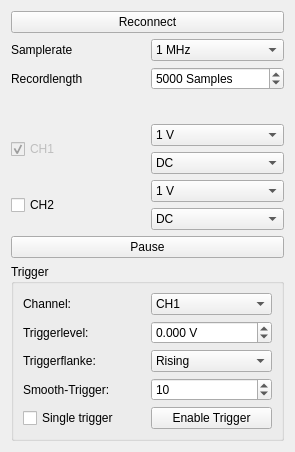
<?xml version="1.0" encoding="UTF-8"?>
<ui version="4.0">
 <class>Form</class>
 <widget class="QWidget" name="Form">
  <property name="geometry">
   <rect>
    <x>0</x>
    <y>0</y>
    <width>295</width>
    <height>452</height>
   </rect>
  </property>
  <property name="windowTitle">
   <string>Form</string>
  </property>
  <layout class="QVBoxLayout" name="verticalLayout_3">
   <item>
    <widget class="QPushButton" name="reconnectButton">
     <property name="text">
      <string>Reconnect</string>
     </property>
    </widget>
   </item>
   <item>
    <layout class="QGridLayout" name="gridLayout">
     <item row="3" column="1">
      <layout class="QVBoxLayout" name="verticalLayout_2">
       <item>
        <widget class="QComboBox" name="channel1VoltPDivComboBox">
         <item>
          <property name="text">
           <string>1 V</string>
          </property>
         </item>
         <item>
          <property name="text">
           <string>2.6 V</string>
          </property>
         </item>
         <item>
          <property name="text">
           <string>5 V</string>
          </property>
         </item>
         <item>
          <property name="text">
           <string>10 V</string>
          </property>
         </item>
        </widget>
       </item>
       <item>
        <widget class="QComboBox" name="channel1ACDCComboBox">
         <item>
          <property name="text">
           <string>DC</string>
          </property>
         </item>
         <item>
          <property name="text">
           <string>AC</string>
          </property>
         </item>
        </widget>
       </item>
      </layout>
     </item>
     <item row="1" column="0">
      <widget class="QLabel" name="label_2">
       <property name="text">
        <string>Recordlength</string>
       </property>
      </widget>
     </item>
     <item row="0" column="0">
      <widget class="QLabel" name="label">
       <property name="text">
        <string>Samplerate</string>
       </property>
      </widget>
     </item>
     <item row="3" column="0">
      <widget class="QCheckBox" name="channel1CheckBox">
       <property name="enabled">
        <bool>false</bool>
       </property>
       <property name="text">
        <string>CH1</string>
       </property>
       <property name="checked">
        <bool>true</bool>
       </property>
      </widget>
     </item>
     <item row="2" column="0">
      <spacer name="verticalSpacer">
       <property name="orientation">
        <enum>Qt::Vertical</enum>
       </property>
       <property name="sizeHint" stdset="0">
        <size>
         <width>20</width>
         <height>40</height>
        </size>
       </property>
      </spacer>
     </item>
     <item row="0" column="1">
      <widget class="QComboBox" name="samplerateComboBox">
       <property name="currentIndex">
        <number>6</number>
       </property>
       <item>
        <property name="text">
         <string>48 MHz</string>
        </property>
       </item>
       <item>
        <property name="text">
         <string>30 MHz</string>
        </property>
       </item>
       <item>
        <property name="text">
         <string>24 MHz</string>
        </property>
       </item>
       <item>
        <property name="text">
         <string>16 MHz</string>
        </property>
       </item>
       <item>
        <property name="text">
         <string>8 MHz</string>
        </property>
       </item>
       <item>
        <property name="text">
         <string>4 MHz</string>
        </property>
       </item>
       <item>
        <property name="text">
         <string>1 MHz</string>
        </property>
       </item>
       <item>
        <property name="text">
         <string>500 kHz</string>
        </property>
       </item>
       <item>
        <property name="text">
         <string>200 kHz</string>
        </property>
       </item>
       <item>
        <property name="text">
         <string>100 kHz</string>
        </property>
       </item>
      </widget>
     </item>
     <item row="4" column="0">
      <widget class="QCheckBox" name="channel2CheckBox">
       <property name="text">
        <string>CH2</string>
       </property>
      </widget>
     </item>
     <item row="4" column="1">
      <layout class="QVBoxLayout" name="verticalLayout">
       <item>
        <widget class="QComboBox" name="channel2VoltPDivComboBox">
         <item>
          <property name="text">
           <string>1 V</string>
          </property>
         </item>
         <item>
          <property name="text">
           <string>2.6 V</string>
          </property>
         </item>
         <item>
          <property name="text">
           <string>5 V</string>
          </property>
         </item>
         <item>
          <property name="text">
           <string>10 V</string>
          </property>
         </item>
        </widget>
       </item>
       <item>
        <widget class="QComboBox" name="channel2ACDCComboBox">
         <item>
          <property name="text">
           <string>DC</string>
          </property>
         </item>
         <item>
          <property name="text">
           <string>AC</string>
          </property>
         </item>
        </widget>
       </item>
      </layout>
     </item>
     <item row="1" column="1">
      <widget class="QSpinBox" name="recordLengthSpinBox">
       <property name="suffix">
        <string> Samples</string>
       </property>
       <property name="maximum">
        <number>200000</number>
       </property>
       <property name="value">
        <number>5000</number>
       </property>
      </widget>
     </item>
    </layout>
   </item>
   <item>
    <widget class="QPushButton" name="pauseButton">
     <property name="text">
      <string>Pause</string>
     </property>
     <property name="checkable">
      <bool>true</bool>
     </property>
    </widget>
   </item>
   <item>
    <widget class="QGroupBox" name="groupBox">
     <property name="title">
      <string>Trigger</string>
     </property>
     <layout class="QGridLayout" name="gridLayout_2">
      <item row="0" column="0">
       <widget class="QLabel" name="label_3">
        <property name="text">
         <string>Channel:</string>
        </property>
       </widget>
      </item>
      <item row="0" column="1">
       <widget class="QComboBox" name="triggerChannelComboBox">
        <item>
         <property name="text">
          <string>CH1</string>
         </property>
        </item>
        <item>
         <property name="text">
          <string>CH2</string>
         </property>
        </item>
       </widget>
      </item>
      <item row="1" column="1">
       <widget class="QDoubleSpinBox" name="triggerLevelSpinBox">
        <property name="suffix">
         <string> V</string>
        </property>
        <property name="decimals">
         <number>3</number>
        </property>
        <property name="minimum">
         <double>-99990000.000000000000000</double>
        </property>
        <property name="maximum">
         <double>99990000.000000000000000</double>
        </property>
        <property name="singleStep">
         <double>0.001000000000000</double>
        </property>
       </widget>
      </item>
      <item row="1" column="0">
       <widget class="QLabel" name="label_4">
        <property name="text">
         <string>Triggerlevel:</string>
        </property>
       </widget>
      </item>
      <item row="4" column="0">
       <widget class="QCheckBox" name="checkBox">
        <property name="text">
         <string>Single trigger</string>
        </property>
       </widget>
      </item>
      <item row="2" column="1">
       <widget class="QComboBox" name="comboBox">
        <item>
         <property name="text">
          <string>Rising</string>
         </property>
         <property name="icon">
          <iconset>
           <normaloff>rising.png</normaloff>rising.png</iconset>
         </property>
        </item>
        <item>
         <property name="text">
          <string>Falling</string>
         </property>
         <property name="icon">
          <iconset>
           <normaloff>falling.png</normaloff>falling.png</iconset>
         </property>
        </item>
       </widget>
      </item>
      <item row="2" column="0">
       <widget class="QLabel" name="label_5">
        <property name="text">
         <string>Triggerflanke:</string>
        </property>
       </widget>
      </item>
      <item row="4" column="1">
       <widget class="QPushButton" name="enableTriggerButton">
        <property name="text">
         <string>Enable Trigger</string>
        </property>
        <property name="checkable">
         <bool>true</bool>
        </property>
       </widget>
      </item>
      <item row="3" column="1">
       <widget class="QDoubleSpinBox" name="smoothSpinBox">
        <property name="suffix">
         <string/>
        </property>
        <property name="decimals">
         <number>0</number>
        </property>
        <property name="minimum">
         <double>0.000000000000000</double>
        </property>
        <property name="maximum">
         <double>1000.000000000000000</double>
        </property>
        <property name="singleStep">
         <double>1.000000000000000</double>
        </property>
        <property name="value">
         <double>10.000000000000000</double>
        </property>
       </widget>
      </item>
      <item row="3" column="0">
       <widget class="QLabel" name="label_6">
        <property name="text">
         <string>Smooth-Trigger:</string>
        </property>
       </widget>
      </item>
     </layout>
    </widget>
   </item>
  </layout>
 </widget>
 <resources/>
 <connections/>
</ui>
